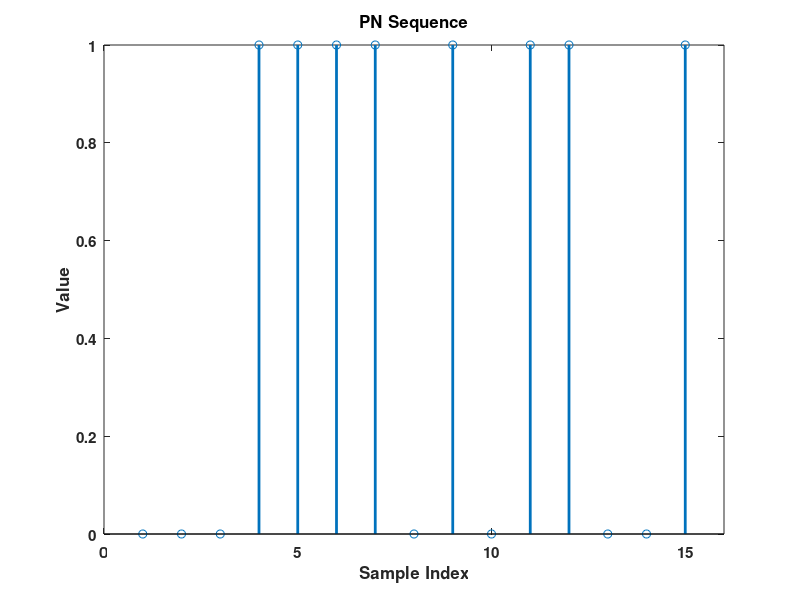

This chart was generated by the following MATLAB code:
clc
clear all
close all

binaryin = [1 0 0 0];

seq = zeros(1,2^(length(binaryin)-1));
n = length(seq);

for i=1:15
    y = xor(binaryin(1), binaryin(4));
    seq(i) = binaryin(4);
    for j = 4:-1:2
        binaryin(j) = binaryin(j-1);
    end
    binaryin(1) = y;
end

disp(binaryin);
disp(seq);
stem(seq, 'linewidth', 2); title("PN Sequence");
xlabel("Sample Index"); ylabel("Value"); xlim([0 16]);
set(gca, 'fontsize', 11, 'fontweight', 'bold')
